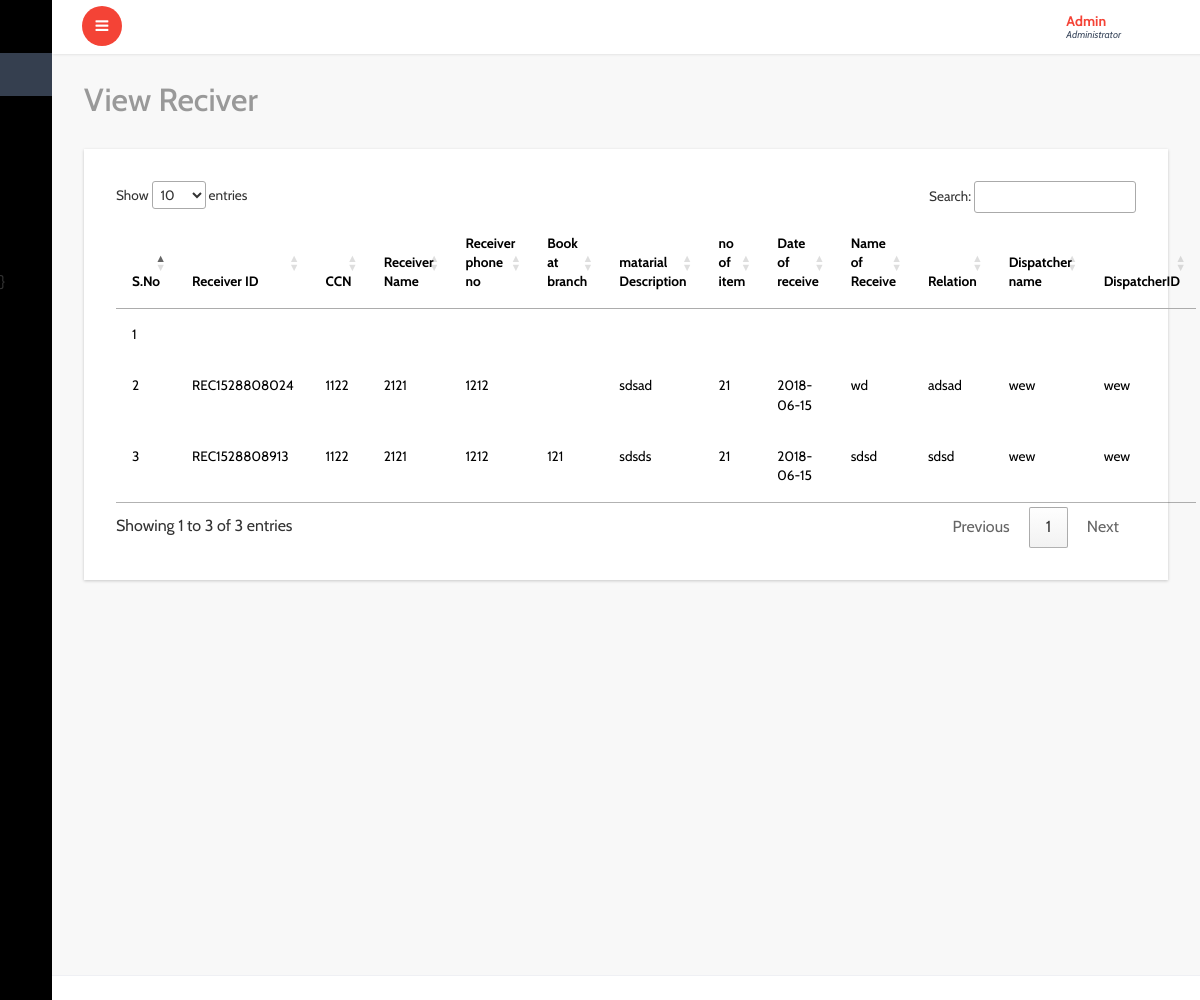
/admin/view_reciver.php (signed in), run on the app's committed database.
### tables this page shows
CREATE TABLE `receiver` (
  `id` int(11) NOT NULL,
  `ccn` text NOT NULL,
  `receiver_name` text NOT NULL,
  `reciverphoneno` text NOT NULL,
  `Material` text NOT NULL,
  `noofitem` text NOT NULL,
  `dateofreceive` text NOT NULL,
  `recivername` text NOT NULL,
  `relation` text NOT NULL,
  `Dispatchername` text NOT NULL,
  `DispatcherID` text NOT NULL,
  `receiver_id` text NOT NULL,
  `BookedAt` text NOT NULL,
  `status` int(11) NOT NULL
);

### admin/view_reciver.php (the view, shortened to what this page needs)
<?php
include('header.php');
include('sidebar.php');
include('../connection.php');
?>
<link rel="stylesheet" href="http://cdn.datatables.net/1.10.2/css/jquery.dataTables.min.css"></style>
<div id="page-wrapper">
  <div class="graphs">
    <h3 class="blank1">View Reciver</h3>
    <div class="xs tabls">
      <div class="bs-example4" data-example-id="contextual-table">
        <table class="table table-hover" id="example" class="display" width="100%" cellspacing="0">
          <thead>
            <tr>
            <th>S.No</th>
            <th>Receiver ID</th>
              <th>CCN</th>
              <th>Receiver Name</th>
              <th>Receiver phone no</th>
              <th>Book at branch</th>
              <th>matarial Description</th>
              <th>no of item</th>
              <th>Date of receive</th>
              <th>Name of Receive</th>
              <th>Relation</th>
              <th>Dispatcher name</th>
                <th>DispatcherID</th>
            </tr>
          </thead>
          <tbody>
          <?php
            $sql="Select * from receiver";
            $res=mysqli_query($conn,$sql);
            $i=1;
            while($ros=mysqli_fetch_array($res))
            {
              ?>
          <tr>
            <td><?php echo $i++;?></td>
            <td><?php echo $ros['receiver_id'];?></td>
             <td><?php echo $ros['ccn'];?></td>
            <td><?php echo $ros['receiver_name'];?></td>
            <td><?php echo $ros['reciverphoneno'];?></td>
            <td><?php echo $ros['BookedAt'];?></td>
            <td><?php echo $ros['Material'];?></td>
            <td><?php echo $ros['noofitem'];?></td>
            <td><?php echo $ros['dateofreceive'];?></td>
            <td><?php echo $ros['recivername'];?></td>
            <td><?php echo $ros['relation'];?></td>
            <td><?php echo $ros['Dispatchername'];?></td>
            <td><?php echo $ros['DispatcherID'];?></td>
          </tr>
          <?php
        }
        ?>
          </tbody>
        </table>
      </div>
    </div>
  </div>
</div>
<?php
include('footer.php');
?>

### data on the page
receiver: receiver "REC1528808024", ccn "1122", receiver_name "2121", reciverphoneno "1212", Material "sdsad", noofitem "21", dateofreceive "2018-06-15", recivername "wd", relation "adsad", Dispatchername "wew", DispatcherID "wew"
receiver: receiver "REC1528808913", ccn "1122", receiver_name "2121", reciverphoneno "1212", BookedAt "121", Material "sdsds", noofitem "21", dateofreceive "2018-06-15", recivername "sdsd", relation "sdsd", Dispatchername "wew", DispatcherID "wew"
